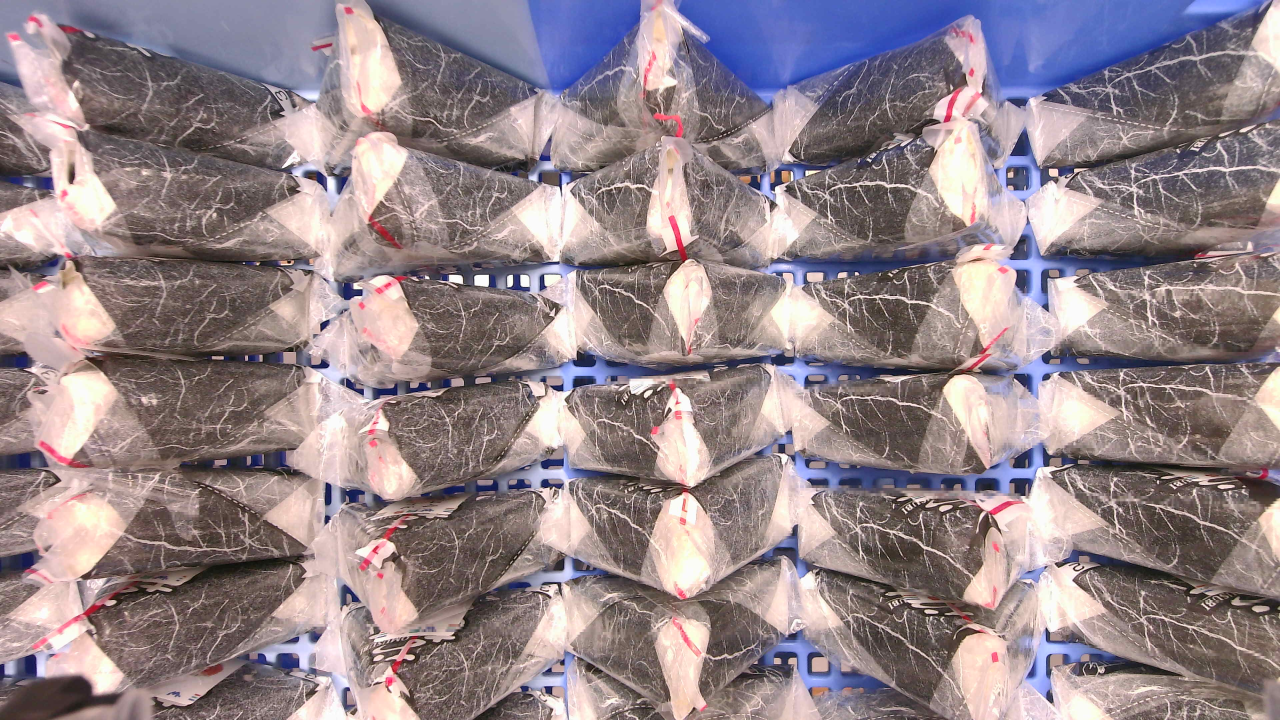
#> input picture input_images2/sample13.jpg, 3840 x 2160 px, found by its file name (shown at 1/3 size)
$ python onigiri_2chika.py
#> lines starting #> are read from the running program, lines starting #| are printed output that depends on the picture; after the words box and inside, x2 and y2 are one past the last pixel; in counts of white or black regions, pixels touching at a corner belong together
import cv2
import numpy as np
import time
import os

# タイマー開始
start = time.time()

# --- 0. 入力画像読み込み ---
#input_folder_name= "input_images1\sample1.jpg"
input_folder_name= "input_images2\sample13.jpg"
script_dir = os.path.dirname(os.path.abspath(__file__))
folder_path = os.path.join(script_dir, input_folder_name)
src_full = cv2.imread(folder_path, cv2.IMREAD_COLOR)
#> src_full is the input picture: shape (2160, 3840, 3); mean B, G, R 138.7, 133.4, 148.1
if src_full is None:
    print("画像が見つかりません。")
    exit(-1)

# 中心からトリミング
center_x = src_full.shape[1] // 2
center_y = src_full.shape[0] // 2
#crop_width = 3840
crop_width = 1200
crop_height = 2160

x = max(center_x - crop_width // 2, 0)
y = max(center_y - crop_height // 2, 0)
x2 = min(x + crop_width, src_full.shape[1])
y2 = min(y + crop_height, src_full.shape[0])

src = src_full[y:y2, x:x2].copy()
# コントラスト調整
alpha = 0.9  # コントラスト係数, 0-3
beta = 50 # 明るさ係数, 0-100
#alpha = 1  # 0-3の範囲に制限
#beta = 0  # 0-100の範囲に制限
Contrasted_src = cv2.convertScaleAbs(src, alpha=alpha, beta=beta)

# グレースケール変換
gray = cv2.cvtColor(Contrasted_src, cv2.COLOR_BGR2GRAY)
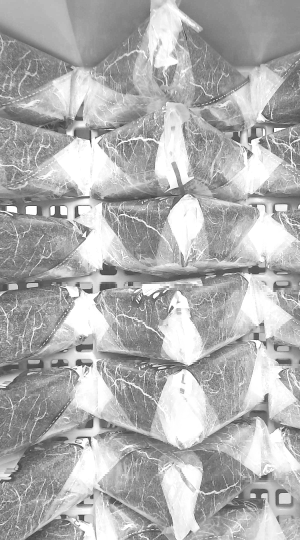
#> gray: shape (2160, 1200) (shown at 1/4 size); min 50, max 255, mean 175.9

# --- 1. 二値化（自分で閾値を決める） ---
threshold_value = 180
_, otsu_binary = cv2.threshold(gray, threshold_value, 255, cv2.THRESH_BINARY)
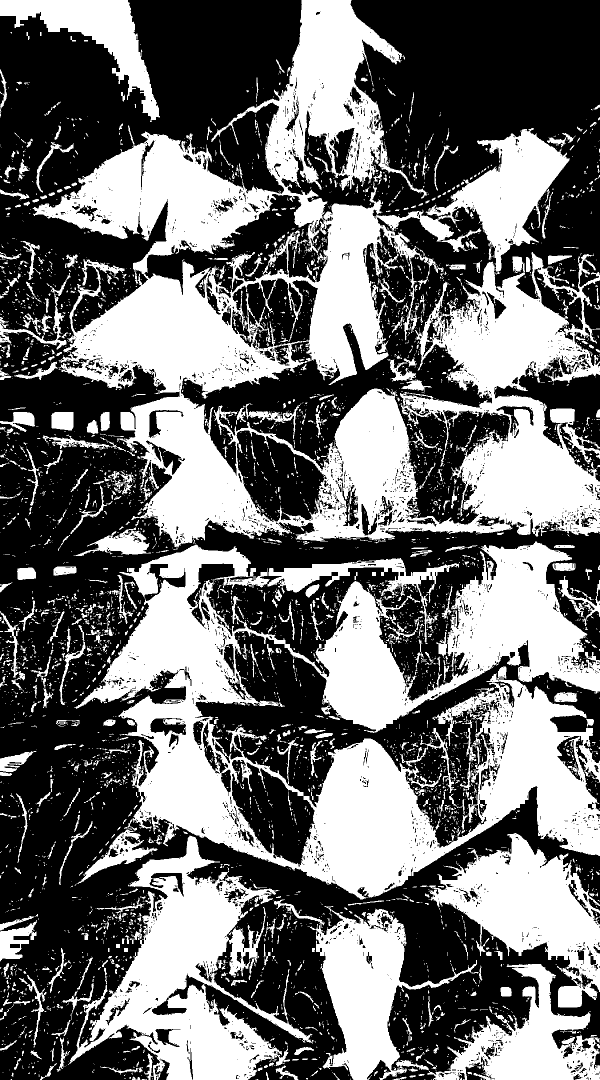
#> otsu_binary: shape (2160, 1200) (shown at 1/2 size); 43.6% white; 5343 white regions (4470 under 20 px), largest, box (x1, y1, x2, y2) and area: (65, 0, 1200, 1095) 457548, (148, 1083, 1200, 1799) 314700, (136, 1671, 627, 2160) 89853

# --- 2. モルフォロジーオープニング（ノイズ除去） ---
kernel_o = cv2.getStructuringElement(cv2.MORPH_RECT, (25, 25))
morph_open = cv2.morphologyEx(otsu_binary, cv2.MORPH_OPEN, kernel_o)
#> morph_open: shape (2160, 1200); 25.1% white; 43 white regions, largest, box (x1, y1, x2, y2) and area: (242, 1771, 496, 2160) 49231, (633, 1490, 832, 1789) 45270, (180, 554, 472, 784) 40291

# --- 3. モルフォロジークロージング（穴埋め） ---
kernel_c = cv2.getStructuringElement(cv2.MORPH_RECT, (10, 10))
morph_close = cv2.morphologyEx(morph_open, cv2.MORPH_CLOSE, kernel_c)
#> morph_close: shape (2160, 1200); 25.2% white; 37 white regions, largest, box (x1, y1, x2, y2) and area: (243, 1772, 497, 2160) 54159, (634, 1491, 833, 1790) 45669, (181, 555, 473, 785) 40345

# --- 4. HSV変換＋赤色領域抽出 ---
hsv = cv2.cvtColor(src, cv2.COLOR_BGR2HSV)
#> hsv: shape (2160, 1200, 3); mean H, S, V 55.6, 50.3, 162
lower_red_mask = cv2.inRange(hsv, (0, 80, 100), (10, 255, 255))
#> lower_red_mask: shape (2160, 1200); 0.16% white; 419 white regions (381 under 20 px), largest, box (x1, y1, x2, y2) and area: (1118, 2063, 1165, 2087) 450, (726, 1496, 741, 1537) 246, (745, 1935, 776, 1970) 246
upper_red_mask = cv2.inRange(hsv, (170, 80, 100), (180, 255, 255))
#> upper_red_mask: shape (2160, 1200); 0.45% white; 59 white regions (33 under 20 px), largest, box (x1, y1, x2, y2) and area: (685, 646, 745, 783) 2678, (638, 337, 731, 414) 2313, (611, 155, 649, 262) 1209
red_mask = cv2.bitwise_or(lower_red_mask, upper_red_mask)
#> red_mask: shape (2160, 1200); 0.61% white; 343 white regions (307 under 20 px), largest, box (x1, y1, x2, y2) and area: (685, 646, 745, 792) 2902, (637, 336, 731, 414) 2560, (610, 154, 649, 298) 1508
# --- 5. 赤色領域モルフォロジーオープニング ---
kernel_red = cv2.getStructuringElement(cv2.MORPH_RECT, (5, 5))
red_mask_open = cv2.morphologyEx(red_mask, cv2.MORPH_OPEN, kernel_red)
#> red_mask_open: shape (2160, 1200); 0.49% white; 29 white regions, largest, box (x1, y1, x2, y2) and area: (685, 646, 744, 783) 2777, (638, 337, 731, 414) 2473, (611, 156, 648, 260) 1150
# --- 6. 赤色領域モルフォロジークロージング ---
kernel_red_c = cv2.getStructuringElement(cv2.MORPH_RECT, (3, 8))
red_mask_close = cv2.morphologyEx(red_mask_open, cv2.MORPH_CLOSE, kernel_red_c)
#> red_mask_close: shape (2160, 1200); 0.5% white; 28 white regions, largest, box (x1, y1, x2, y2) and area: (685, 647, 744, 784) 2782, (638, 338, 731, 415) 2482, (611, 157, 648, 261) 1170

# --- 7. 赤色領域面積フィルタ ---
# 赤色領域のラベリング
nLabels_red, labels_red = cv2.connectedComponents(red_mask_close)
#> labels_red: shape (2160, 1200) int32; 29 distinct labels, from 0 to 28
#> nLabels_red = 29
# 面積フィルタの閾値を設定
red_pixel_threshold_min = 15
red_pixel_threshold_max = 60000
filtered_red = np.zeros_like(labels_red, dtype=np.uint8)
for i in range(1, nLabels_red):
    mask = (labels_red == i).astype(np.uint8)
    overlap = cv2.bitwise_and(red_mask_close, red_mask_close, mask=mask)
    if cv2.countNonZero(overlap) > 0:
        #filtered[labels == i] = 255
        if cv2.countNonZero(mask) > red_pixel_threshold_min^2 and cv2.countNonZero(mask) < red_pixel_threshold_max^2:
            filtered_red[labels_red == i] = 255

# --- 8. ラベリング ---
nLabels, labels = cv2.connectedComponents(morph_close)
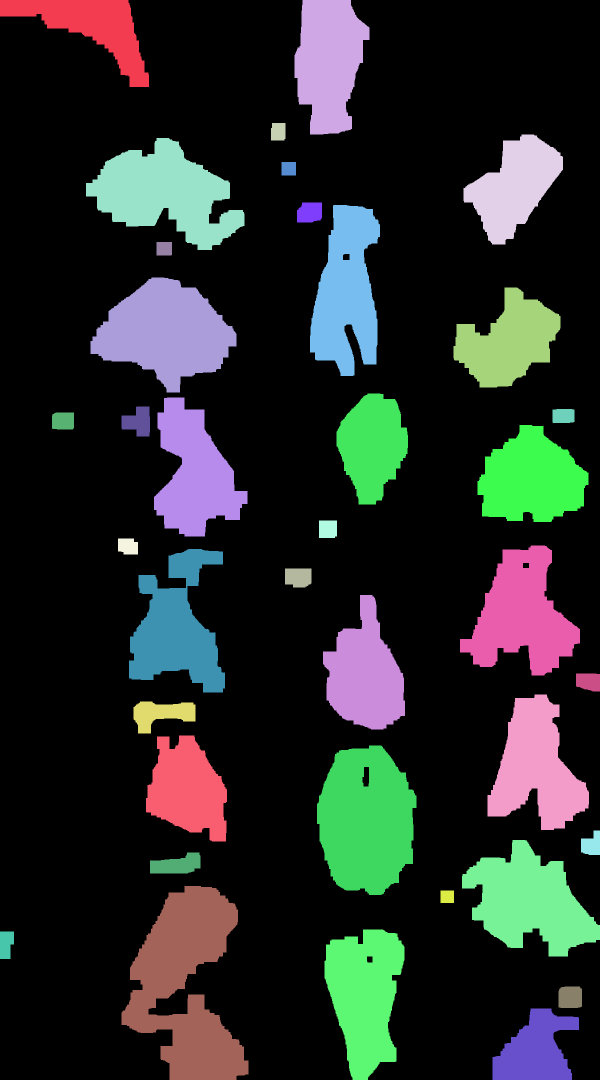
#> labels: shape (2160, 1200) int32 (shown at 1/2 size); 38 distinct labels, from 0 to 37; one colour per label, 0 black
#> nLabels = 38

# --- 9. 赤色を含むラベルだけ抽出 ---
# ラベルのピクセル数の閾値を設定
pixel_threshold_min = 10000
pixel_threshold_max = 600000
filtered = np.zeros_like(labels, dtype=np.uint8)
for i in range(1, nLabels):
    mask = (labels == i).astype(np.uint8)
    overlap = cv2.bitwise_and(filtered_red, filtered_red, mask=mask)
    if cv2.countNonZero(overlap) > 0:
        #filtered[labels == i] = 255
        if cv2.countNonZero(mask) > pixel_threshold_min^2 and cv2.countNonZero(mask) < pixel_threshold_max^2:
            filtered[labels == i] = 255
#> filtered: shape (2160, 1200); 7.3% white; 6 white regions, box (x1, y1, x2, y2) and area: (634, 1491, 833, 1790) 45669, (649, 1859, 809, 2160) 33082, (620, 410, 760, 752) 32359, (589, 0, 739, 269) 29481, (646, 1190, 810, 1459) 27431, (673, 787, 816, 1009) 21919


# --- ラベリングし直し＆ID表示 ---
nLabels_filtered, labels_filtered = cv2.connectedComponents(filtered)
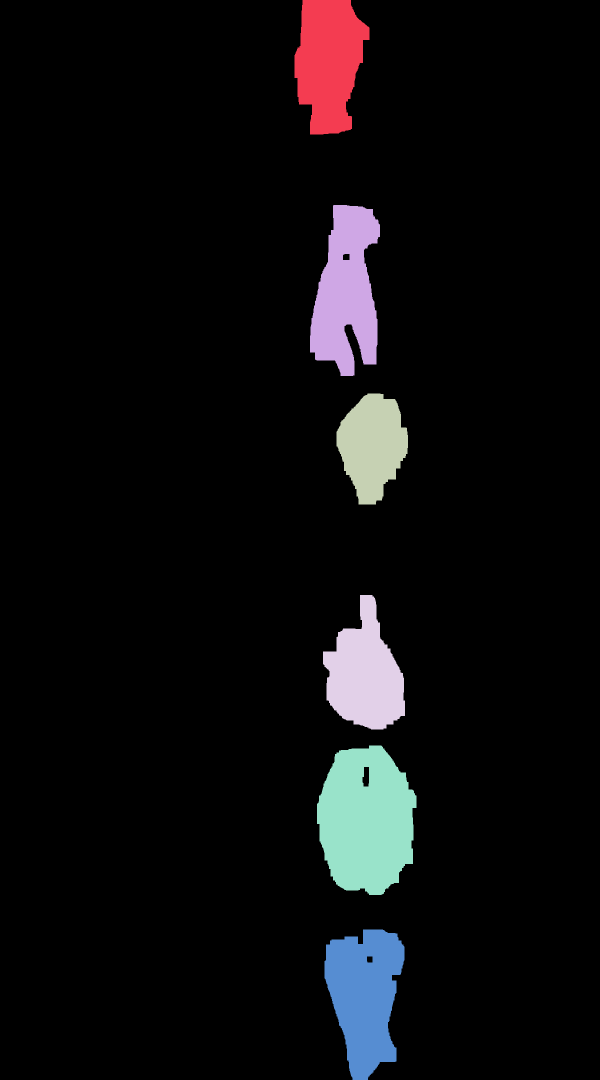
#> labels_filtered: shape (2160, 1200) int32 (shown at 1/2 size); 7 distinct labels, from 0 to 6; one colour per label, 0 black
#> nLabels_filtered = 7

label_display = cv2.cvtColor(filtered, cv2.COLOR_GRAY2BGR)
src_with_labels = src.copy()

# 画像の縦方向のピクセル数
image_height_pixels = src.shape[0]
image_width_pixels = src.shape[1]

# 1ピクセルあたりの物理的な長さ（mm）
mm_per_pixel = 240 / image_height_pixels  # 縦の長さが2400mmの場合

# 画像の中心座標
center_x = image_width_pixels // 2
center_y = image_height_pixels // 2

# cx, cyの座標を物理単位に変換し、中心を原点とした相対座標を出力
for i in range(1, nLabels_filtered):
    mask = (labels_filtered == i).astype(np.uint8)
    m = cv2.moments(mask)
    if m["m00"] != 0:
        cx = int(m["m10"] / m["m00"])
        cy = int(m["m01"] / m["m00"])

        # 中心を原点とした相対座標
        relative_cx = cx - center_x
        relative_cy = -1*(cy - center_y)

        # 相対座標を物理単位に変換
        relative_cx_mm = relative_cx * mm_per_pixel
        relative_cy_mm = relative_cy * mm_per_pixel

        print(f"Label {i}: relative_cx = {relative_cx} px ({relative_cx_mm:.2f} mm), relative_cy = {relative_cy} px ({relative_cy_mm:.2f} mm)")

        # ラベル表示
        cv2.putText(label_display, "*", (cx, cy), cv2.FONT_HERSHEY_SIMPLEX, 3.0, (0, 0, 255), 2)
        cv2.putText(label_display, str(i), (cx + 50, cy), cv2.FONT_HERSHEY_SIMPLEX, 3.0, (0, 0, 255), 10)
        cv2.putText(src_with_labels, "*", (cx, cy), cv2.FONT_HERSHEY_SIMPLEX, 3.0, (0, 255, 0), 2)
        cv2.putText(src_with_labels, str(i), (cx + 50, cy), cv2.FONT_HERSHEY_SIMPLEX, 3.0, (0, 0, 255), 10)

        # 座標値を描画
        coord_text = f"({relative_cx_mm:.2f}, {relative_cy_mm:.2f})"
        cv2.putText(src_with_labels, coord_text, (cx + 50, cy + 50), cv2.FONT_HERSHEY_SIMPLEX, 1.0, (0, 0, 0), 2)
#> this loop made 6 passes
#> (cx, cy, relative_cx, relative_cy, relative_cx_mm, relative_cy_mm, coord_text) on passes 1, 3, 6: (657, 123, 57, 957, 6.33, 106.3, '(6.33, 106.33)'), (744, 890, 144, 190, 16, 21.11, '(16.00, 21.11)'), (729, 1991, 129, -911, 14.33, -101.2, '(14.33, -101.22)')
#> (printed output is left out)
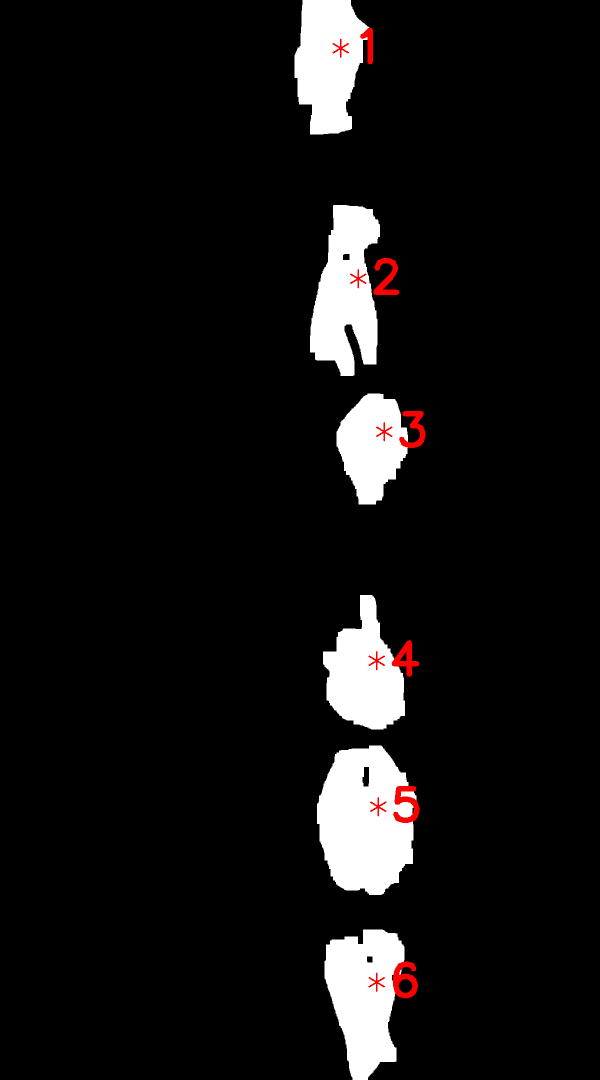
#> label_display: shape (2160, 1200, 3) (shown at 1/2 size); mean B, G, R 18.2, 18.2, 19.4
#> mask: shape (2160, 1200); values 0 (black) and 1 (white), 1.3% white; 1 white region, box (x1, y1, x2, y2) and area: (649, 1859, 809, 2160) 33082
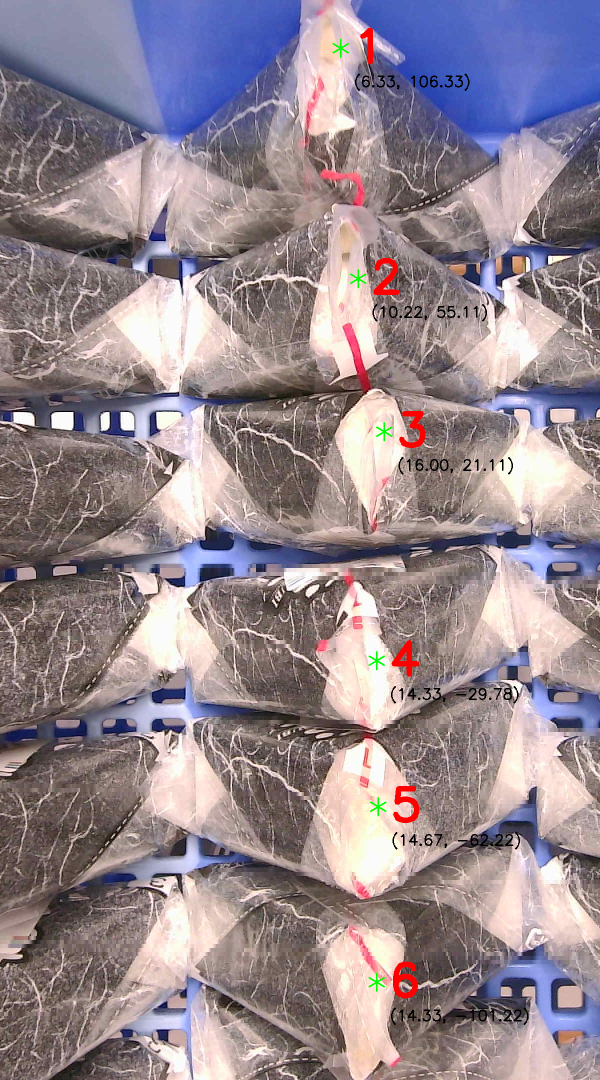
#> src_with_labels: shape (2160, 1200, 3) (shown at 1/2 size); mean B, G, R 143.5, 135.9, 149.4

# 原点に〇を描画
cv2.circle(src_with_labels, (center_x, center_y), 20, (0, 0, 0), 3)  # 青色の円を描画
#> src_with_labels: shape (2160, 1200, 3); 0.02% of pixels changed, all inside (x1, y1, x2, y2) = (578, 1058, 623, 1103)

# --- 表示と保存 ---
def show_resized(win_name, img, idx):
#> called with win_name = 'Original (Cropped)', idx = 0
    display_width = 200
    resized_height = int(display_width * img.shape[0] / img.shape[1])
    resized = cv2.resize(img, (display_width, resized_height))
    x = (idx % 3) * (display_width + 10) + 20
    y = (idx // 3) * (display_width + 40) + 50
    cv2.namedWindow(win_name, cv2.WINDOW_AUTOSIZE)
    cv2.moveWindow(win_name, x, y)
    cv2.imshow(win_name, resized)

show_resized("Original (Cropped)", src, 0)
show_resized("Lightened", Contrasted_src, 0)
show_resized("Gray", gray, 1)
show_resized("Otsu Binary", otsu_binary, 2)
show_resized("Morph Open", morph_open, 3)
show_resized("Morph Close", morph_close, 4)
show_resized("Red Mask (HSV)", red_mask, 5)
show_resized("Red Mask Open", red_mask_open, 5)
show_resized("Red Mask Close", red_mask_close, 5)
show_resized("Filtered Red Mask", filtered_red, 5)
show_resized("Filtered Labels", filtered, 6)
#> in show_resized (call 11), `resized = cv2.resize(img, (display_width, resized_height))`:
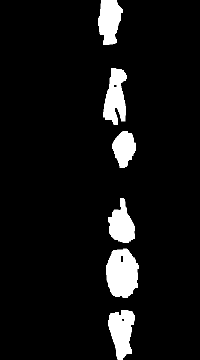
#> resized: shape (360, 200); min 0, max 255, mean 18.7
show_resized("Labels with ID", label_display, 7)
show_resized("Original with Labels", src_with_labels, 8)

# --- 画像保存 ---
# 保存
folder_path = os.path.join(script_dir, "output_images")
cv2.imwrite(os.path.join(folder_path, "output_original_cropped.png"), src)
cv2.imwrite(os.path.join(folder_path, "output_lightened.png"), Contrasted_src)
cv2.imwrite(os.path.join(folder_path, "output_gray.png"), gray)
cv2.imwrite(os.path.join(folder_path, "output_otsu_binary.png"), otsu_binary)
cv2.imwrite(os.path.join(folder_path, "output_morph_open.png"), morph_open)
cv2.imwrite(os.path.join(folder_path, "output_morph_close.png"), morph_close)
cv2.imwrite(os.path.join(folder_path, "output_red_mask.png"), red_mask)
cv2.imwrite(os.path.join(folder_path, "output_red_mask_open.png"), red_mask_open)
cv2.imwrite(os.path.join(folder_path, "output_red_mask_close.png"), red_mask_close)
cv2.imwrite(os.path.join(folder_path, "output_filtered_red_mask.png"), filtered_red)
cv2.imwrite(os.path.join(folder_path, "output_filtered_labels.png"), filtered)
cv2.imwrite(os.path.join(folder_path, "output_labels_with_id.png"), label_display)
cv2.imwrite(os.path.join(folder_path, "output_original_with_labels.png"), src_with_labels)

# 処理時間表示
end = time.time()
print(f"time {1000.0 * (end - start):.3f}[ms]")

cv2.waitKey(0)
cv2.destroyAllWindows()
